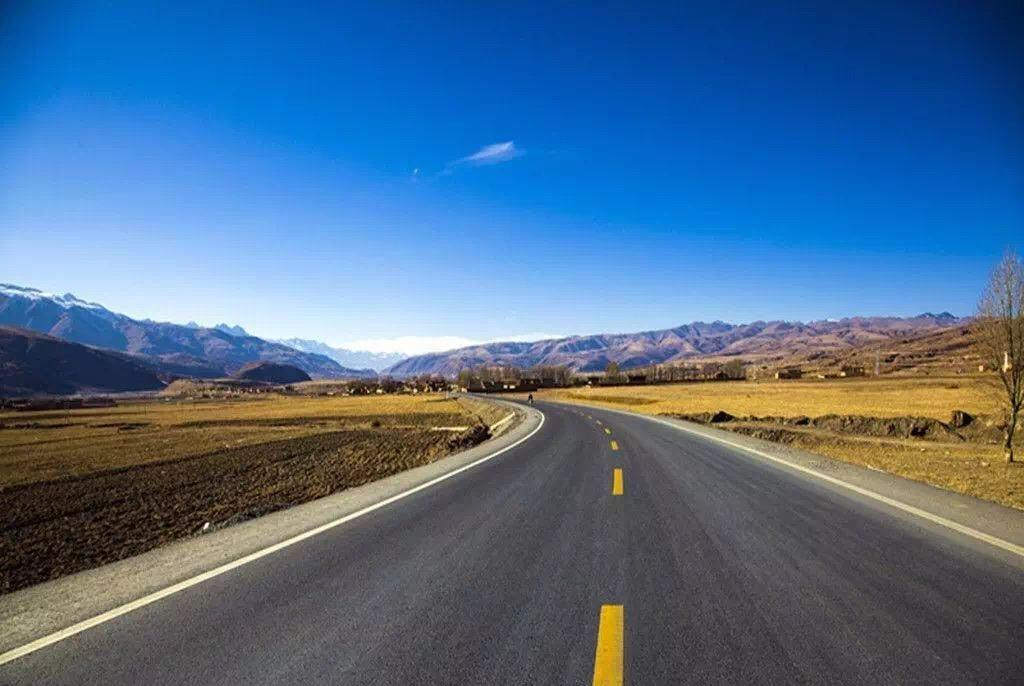
%> input picture road2.jpg, 1024 x 686 px
$ octave road_detect.m   (GNU Octave 9; MATLAB toolbox functions it lacks are replaced by stand-ins)
%> lines starting %> are read from the running program, lines starting %| are printed output that depends on the picture; in (x1, y1, x2, y2) boxes, pixels count from 0 and x2, y2 are one past the last pixel; in counts of white or black regions, pixels touching at a corner belong together; the program's own positions count from 1
%https://www.cnblogs.com/Ponys/p/3146753.html
clc;
clear;
I=imread('road2.jpg');
%> I is the input picture: size 686x1024x3 uint8; mean R, G, B 77.3, 109.1, 141.9
subplot(2,2,1);
imshow(I);
Ihsv=rgb2hsv(I); %色调、饱和度、明度提取法
%> Ihsv: size 686x1024x3 double; mean H, S, V 0.504, 0.522, 0.607
subplot(2,2,2);
imshow(Ihsv);
Ivl=Ihsv(:,:,3);                    %提取v空间
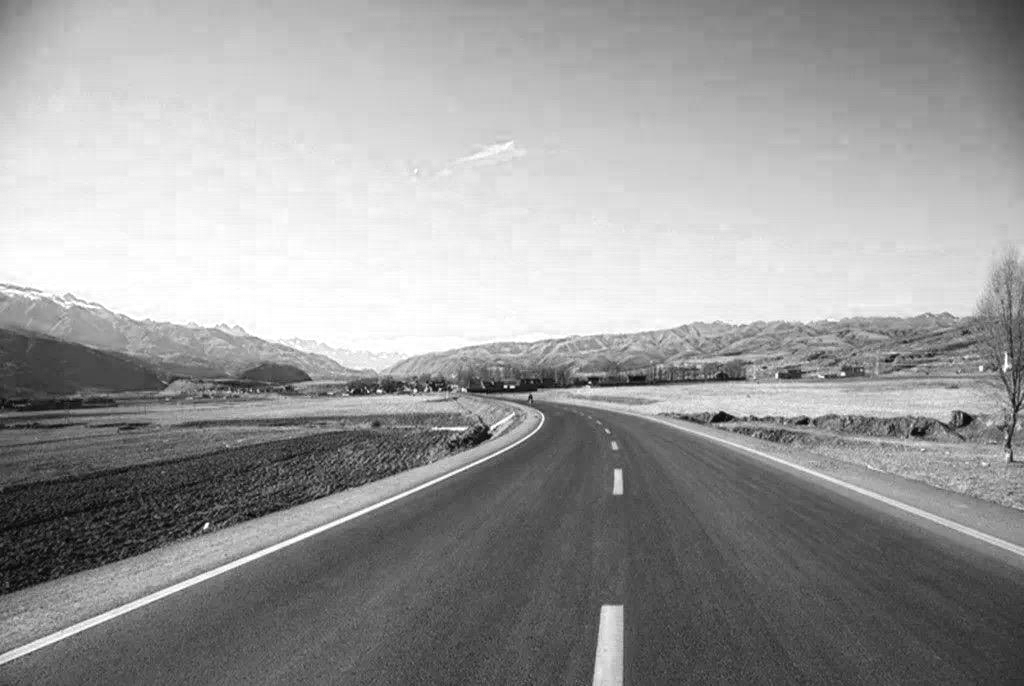
%> Ivl: size 686x1024 double; min 0.00392, max 1, mean 0.607
% Ivl=Iv(100:end,:);              %截取下半部
subplot(2,2,3);
imshow(Ivl);

Iedge=edge(Ivl,'sobel');    %边沿检测
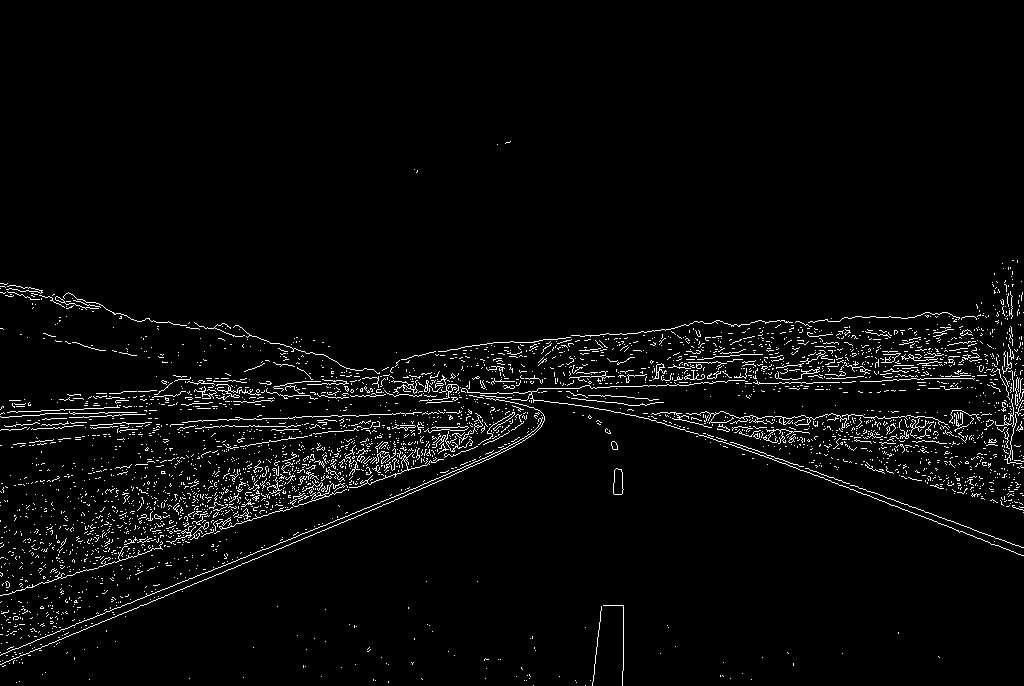
%> Iedge: size 686x1024 logical; 3.3% white in thin lines or dots, all inside (x1, y1, x2, y2) = (0, 141, 1024, 686)
subplot(2,2,4);
imshow(Iedge);
% Iedge = imdilate(Iedge,ones(3));%图像膨胀

%新建窗口，绘图用
figure (1)
imshow(Iedge);
hold on

%左方直线检测与绘制
%得到霍夫空间
[H1,T1,R1] = hough(Iedge,'Theta',20:0.1:75);
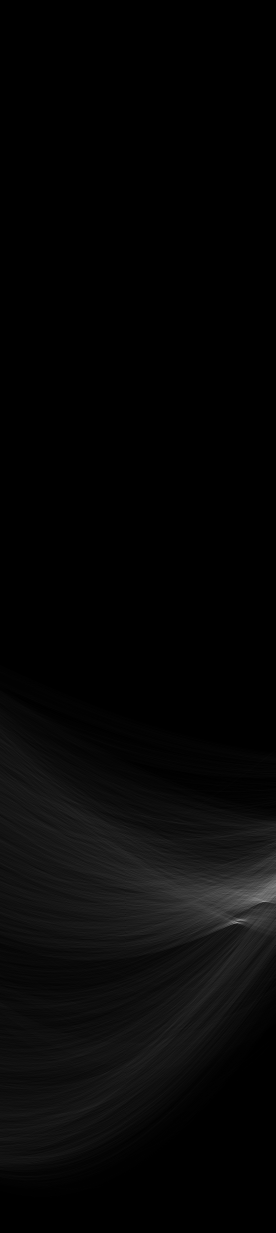
%> H1: size 2465x551 double (shown at 1/2 size); min 0, max 378, mean 9.3; drawn with min black and max white
%> T1 = 551 values from 20 to 75; R1 = 2465 values from -1232 to 1232
% 输入二值图像BW，角度范围与步进（最大，[-90, 90)）,返回 H-霍夫空间，T-theta，R-p

% 求极值点 输入霍夫空间和极值数量，返回极值的坐标
Peaks=houghpeaks(H1,5);
%> Peaks = [1846 475; 1840 482; 1803 530; 1845 467; 1775 539]

%得到线段信息 返回lines是一个包含图像中线段首末点、p、theta的结构体
lines=houghlines(Iedge,T1,R1,Peaks);
%> lines = 14 lines; longest, point1 to point2 (x, y): (449, 478) to (2, 665), (430, 465) to (9, 595), (536, 410) to (162, 519), (281, 543) to (2, 655), (524, 441) to (360, 512), (769, 342) to (610, 388)

%绘制线段
 for k=1:length(lines)
    xy=[lines(k).point1;lines(k).point2];
    plot(xy(:,1),xy(:,2),'LineWidth',4);
 end
%> this loop made 14 passes
%> xy on passes 1 to 12: [832 319; 718 367], [449 478; 2 665], [448 475; 301 535], [281 543; 2 655], [863 332; 792 354], [766 362; 689 386], [430 465; 9 595], [725 354; 649 387], [626 397; 584 416], [524 441; 360 512], [205 580; 115 618], [769 342; 610 388]


 %右方直线检测与绘制
[H2,T2,R2] = hough(Iedge,'Theta',-75:0.1:-20);
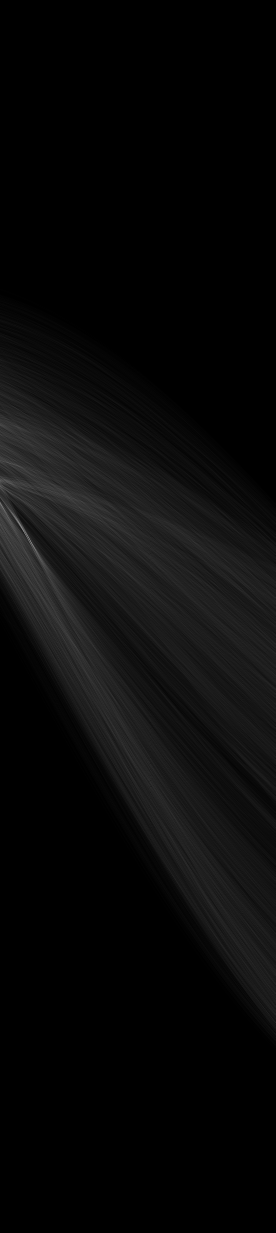
%> H2: size 2465x551 double (shown at 1/2 size); min 0, max 239, mean 9.3
%> T2 = 551 values from -75 to -20; R2 = 2465 values from -1232 to 1232

Peaks1=houghpeaks(H2,5);
%> Peaks1 = [1067 50; 1085 63; 1040 34; 1053 43; 1022 21]

lines1=houghlines(Iedge,T2,R2,Peaks1);
%> lines1 = 11 lines; longest, point1 to point2 (x, y): (733, 443) to (1024, 548), (764, 456) to (1023, 556), (685, 430) to (831, 481), (649, 419) to (788, 465), (636, 416) to (743, 449), (948, 521) to (1024, 548)

for k=1:length(lines1)
    xy1=[lines1(k).point1;lines1(k).point2];
    plot(xy1(:,1),xy1(:,2),'LineWidth',4);
end
%> this loop made 11 passes
%> xy1 on passes 1 to 11: [733 443; 1024 548], [574 382; 614 397], [764 456; 1023 556], [528 379; 600 402], [649 419; 788 465], [830 478; 894 500], [685 430; 831 481], [948 521; 1024 548], [482 369; 559 392], [636 416; 743 449], [768 456; 809 469]
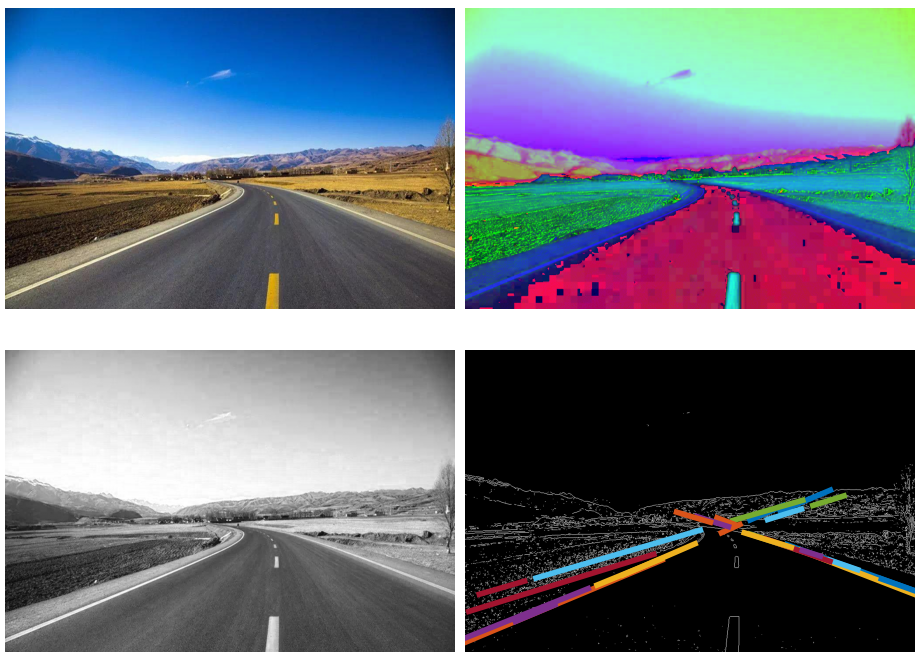
%> figure redrawn from the program's plot data, 4 panels

hold off

$ run again, with solidWhiteCurve.jpg copied over road2.jpg
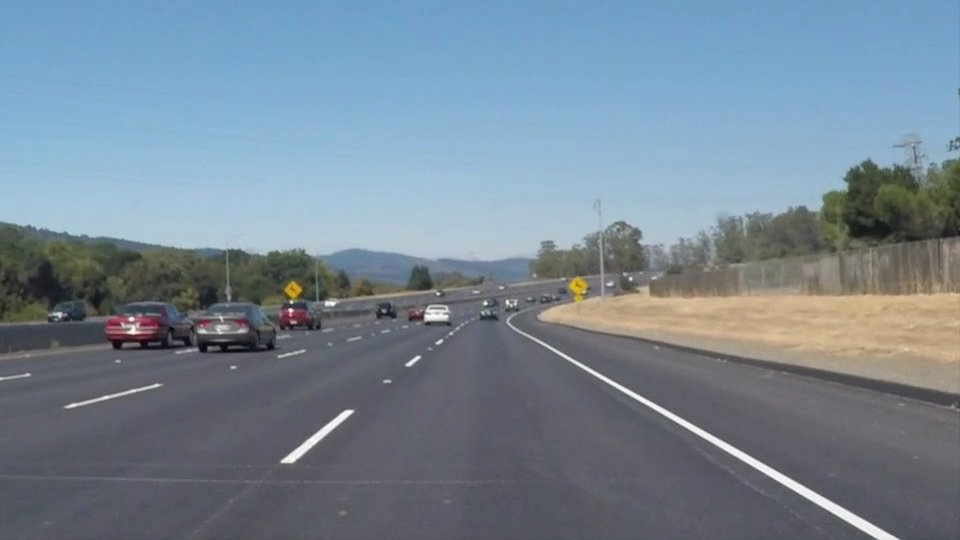
%> input picture solidWhiteCurve.jpg, 960 x 540 px
%> I is the input picture: size 540x960x3 uint8; mean R, G, B 118.5, 134.5, 148.1
%> Ihsv: size 540x960x3 double; mean H, S, V 0.544, 0.216, 0.598
%> `Iedge=edge(Ivl,'sobel');`:
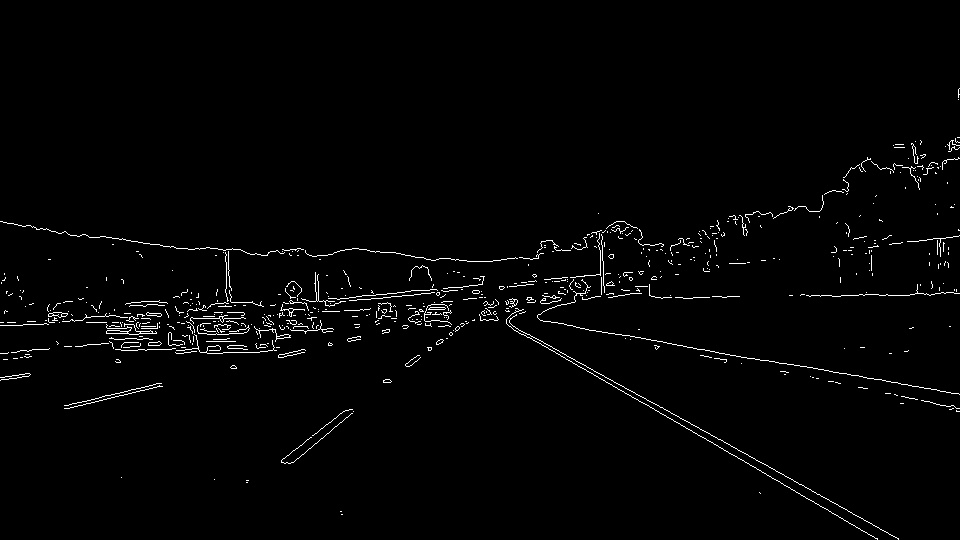
%> Iedge: size 540x960 logical; 1.7% white in thin lines or dots, all inside (x1, y1, x2, y2) = (0, 88, 960, 540)
%> T1 = 551 values from 20 to 75; R1 = 2203 values from -1101 to 1101
%> Peaks = [1513 543; 1511 550; 1522 536; 1511 516; 1482 551]
%> lines = 14 lines; longest, point1 to point2 (x, y): (322, 325) to (239, 353), (720, 231) to (650, 250), (529, 282) to (464, 300), (452, 305) to (396, 322), (824, 203) to (773, 216), (760, 213) to (713, 227)
%> the loop `for k=1:length(lines)` made 14 passes
%> xy on passes 1 to 8: [948 160; 901 173], [760 213; 713 227], [397 316; 356 328], [824 203; 773 216], [720 231; 650 250], [529 282; 464 300], [116 394; 69 406], [452 305; 396 322]
%> T2 = 551 values from -75 to -20; R2 = 2203 values from -1101 to 1101
%> Peaks1 = [1065 140; 1076 152]
%> lines1 = 2 lines; point1 to point2 (x, y): (485, 311) to (899, 539), (530, 338) to (878, 540)
%> the loop `for k=1:length(lines1)` made 2 passes
%> xy1 on passes 1 to 2: [485 311; 899 539], [530 338; 878 540]
%> after the loop `for k=1:length(lines1)`:
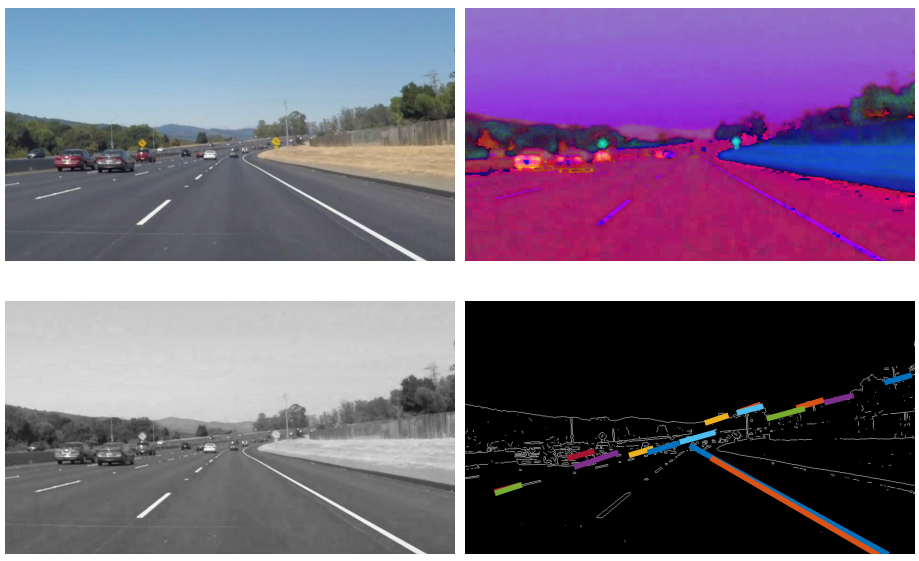
%> figure redrawn from the program's plot data, 4 panels
